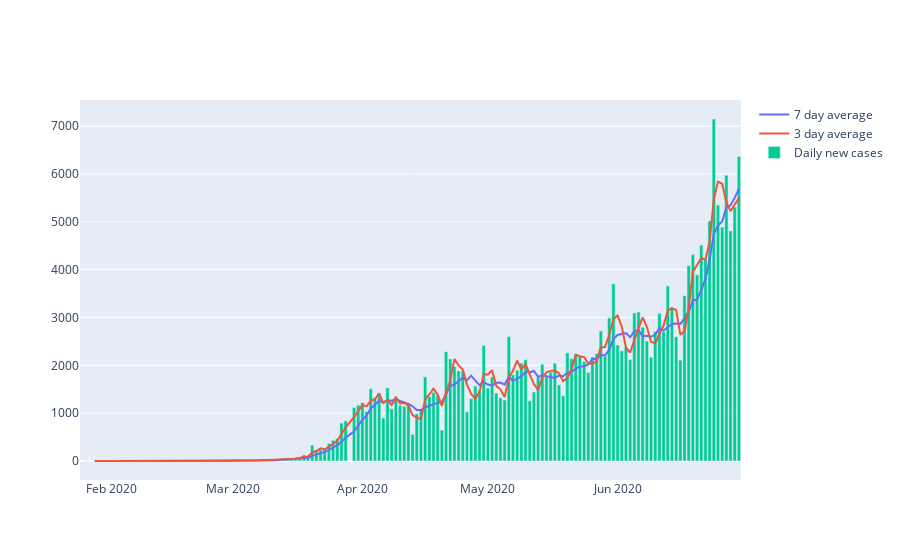

The notebook cell this image was saved under:
### Code cell
fig = go.Figure()
fig.add_trace(go.Scatter(x=latimes.date[::-1], y=rollingright, name="7 day average"))
fig.add_trace(go.Scatter(x=latimes.date[::-1], y=rollingright3, name="3 day average"))
fig.add_trace(go.Bar(x=latimes.date[::-1], y=latimes.new_cases[::-1], name="Daily new cases"))
fig.show()

### Figure 1 — Plotly figure (JSON) as saved in the notebook; plotly's stock layout.template omitted (floating-point values rounded to 4 significant figures; data arrays with more than 128 entries replaced by an {"elided": "..."} marker saying what was removed)
{"data": [{"name": "7 day average", "type": "scatter", "x": {"elided": "157 str values"}, "y": {"elided": "157 float values"}}, {"name": "3 day average", "type": "scatter", "x": {"elided": "157 str values"}, "y": {"elided": "157 float values"}}, {"name": "Daily new cases", "type": "bar", "x": {"elided": "157 str values"}, "y": {"elided": "157 int values"}}], "layout": {"autosize": true, "xaxis": {"autorange": true, "range": ["2020-01-24 12:00", "2020-06-30 12:00"], "type": "date"}, "yaxis": {"autorange": true, "range": [-397.2, 7546.0], "type": "linear"}}}
